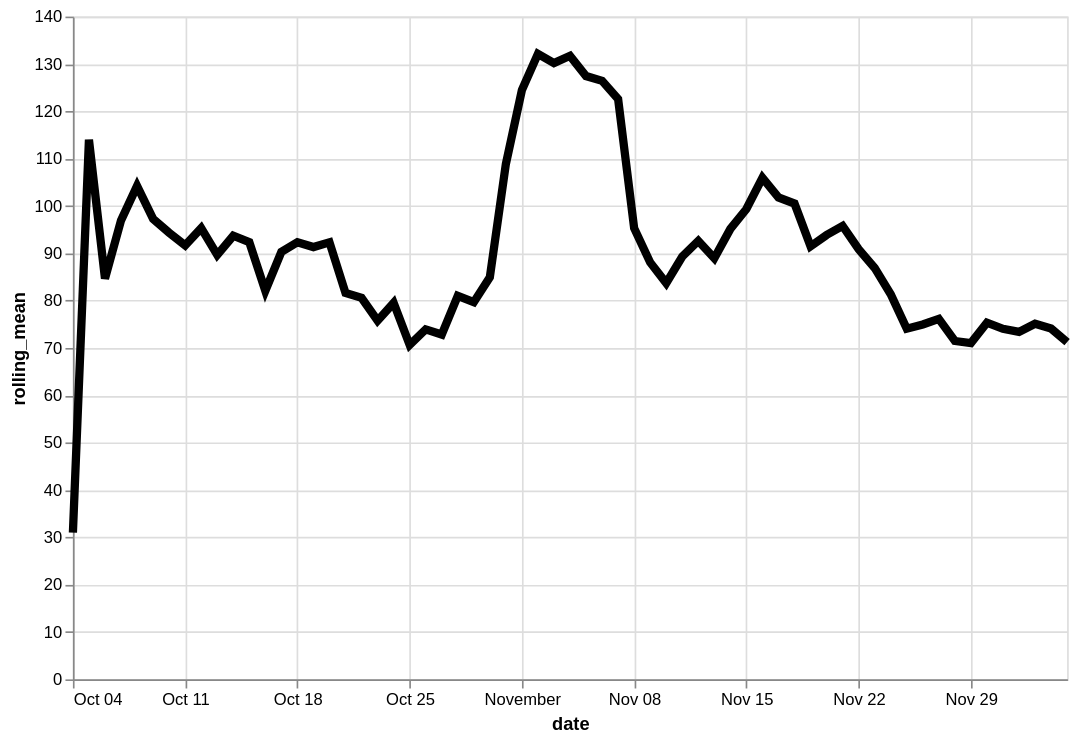

Express this chart as Vega-Lite.
### Vega-Lite specification from a JSON file in a GitHub repository (floating-point values rounded to 4 significant figures)
{"config": {"view": {"continuousWidth": 400, "continuousHeight": 300}}, "data": {"name": "data-c6e8d17645279b59db81c97595516a59"}, "mark": {"type": "line", "color": "black", "size": 5}, "encoding": {"x": {"type": "temporal", "field": "date"}, "y": {"type": "quantitative", "field": "rolling_mean"}}, "height": 400, "transform": [{"window": [{"op": "mean", "field": "logavg", "as": "rolling_mean"}], "frame": [-7, 0]}], "width": 600, "$schema": "https://vega.github.io/schema/vega-lite/v4.8.1.json", "datasets": {"data-c6e8d17645279b59db81c97595516a59": [{"date": "2020-10-04", "logavg": 31.0}, {"date": "2020-10-05", "logavg": 197.0}, {"date": "2020-10-06", "logavg": 26.0}, {"date": "2020-10-07", "logavg": 133.8}, {"date": "2020-10-08", "logavg": 133.3}, {"date": "2020-10-09", "logavg": 62.5}, {"date": "2020-10-10", "logavg": 76.82}, {"date": "2020-10-11", "logavg": 73.12}, {"date": "2020-10-12", "logavg": 60.0}, {"date": "2020-10-13", "logavg": 151.8}, {"date": "2020-10-14", "logavg": 58.33}, {"date": "2020-10-15", "logavg": 122.9}, {"date": "2020-10-16", "logavg": 51.21}, {"date": "2020-10-17", "logavg": 128.2}, {"date": "2020-10-18", "logavg": 93.06}, {"date": "2020-10-19", "logavg": 65.0}, {"date": "2020-10-20", "logavg": 68.0}, {"date": "2020-10-21", "logavg": 66.2}, {"date": "2020-10-22", "logavg": 50.14}, {"date": "2020-10-23", "logavg": 84.25}, {"date": "2020-10-24", "logavg": 81.31}, {"date": "2020-10-25", "logavg": 57.25}, {"date": "2020-10-26", "logavg": 119.3}, {"date": "2020-10-27", "logavg": 56.25}, {"date": "2020-10-28", "logavg": 133.3}, {"date": "2020-10-29", "logavg": 55.62}, {"date": "2020-10-30", "logavg": 92.08}, {"date": "2020-10-31", "logavg": 275.7}, {"date": "2020-11-01", "logavg": 206.2}, {"date": "2020-11-02", "logavg": 118.5}, {"date": "2020-11-03", "logavg": 103.9}, {"date": "2020-11-04", "logavg": 68.4}, {"date": "2020-11-05", "logavg": 99.17}, {"date": "2020-11-06", "logavg": 47.5}, {"date": "2020-11-07", "logavg": 61.33}, {"date": "2020-11-08", "logavg": 57.41}, {"date": "2020-11-09", "logavg": 148.3}, {"date": "2020-11-10", "logavg": 83.6}, {"date": "2020-11-11", "logavg": 148.8}, {"date": "2020-11-12", "logavg": 94.85}, {"date": "2020-11-13", "logavg": 69.86}, {"date": "2020-11-14", "logavg": 97.06}, {"date": "2020-11-15", "logavg": 95.0}, {"date": "2020-11-16", "logavg": 110.0}, {"date": "2020-11-17", "logavg": 115.2}, {"date": "2020-11-18", "logavg": 73.3}, {"date": "2020-11-19", "logavg": 76.62}, {"date": "2020-11-20", "logavg": 113.9}, {"date": "2020-11-21", "logavg": 85.08}, {"date": "2020-11-22", "logavg": 58.0}, {"date": "2020-11-23", "logavg": 63.12}, {"date": "2020-11-24", "logavg": 65.62}, {"date": "2020-11-25", "logavg": 57.0}, {"date": "2020-11-26", "logavg": 80.35}, {"date": "2020-11-27", "logavg": 86.18}, {"date": "2020-11-28", "logavg": 76.42}, {"date": "2020-11-29", "logavg": 81.46}, {"date": "2020-11-30", "logavg": 92.5}, {"date": "2020-12-01", "logavg": 52.82}, {"date": "2020-12-02", "logavg": 60.5}, {"date": "2020-12-03", "logavg": 70.74}, {"date": "2020-12-04", "logavg": 72.27}, {"date": "2020-12-05", "logavg": 63.3}]}}
